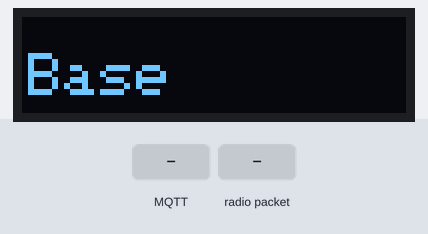
Recording of a sketch running on a simulated ESP32. Shown: 128×32 one-colour display. Inputs (shaded band) come from the test bench. WiFi joins after 1.5 s; servers stay silent unless stated; no radio packets arrive unless stated; no MQTT or app messages arrive unless stated; what the sketch prints to the serial monitor is not drawn.

Above: at 2.8 s.
2.9 s: MQTT message "1" arrives on the first subscribed topic
5.4 s: radio packet "1" arrives
6.9 s: MQTT message "on" arrives on the first subscribed topic
8.7 s: MQTT message "off" arrives on the first subscribed topic
Timing chart, 0 to 11.7 s (numbered marks = the images above; inputs shaded):
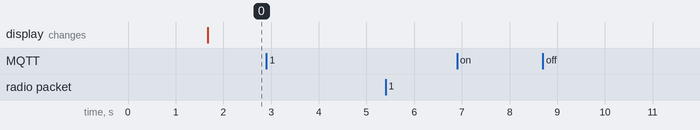

Measured:
- after the input at 2.9 s, every drawn part: stays the same
- after the input at 5.4 s, every drawn part: stays the same
- after the input at 6.9 s, every drawn part: stays the same
- after the input at 8.7 s, every drawn part: stays the same

The sketch:

basenode_lora_mqtt_wlan.ino
```cpp
//Deploy on TTGO LoRa32-OLED to be used for "BaseNode"

//LoRa
#include <SPI.h>
#include <LoRa.h>
//OLED
#include <Wire.h>
#include <Adafruit_GFX.h>
#include <Adafruit_SSD1306.h>
//WLAN
#include <WiFi.h>
#include "secrets.h"
//MQTT
#include <PubSubClient.h>

//LoRa variables
#define LORA_SCK 5         // GPIO5 - SX1276 SCK
#define LORA_MISO 19       // GPIO19 - SX1276 MISO
#define LORA_MOSI 27       // GPIO27 - SX1276 MOSI
#define LORA_CS 18         // GPIO18 - SX1276 CS
#define LORA_RST 14        // GPIO14 - SX1276 RST
#define LORA_IRQ 26        // GPIO26 - SX1276 IRQ (interrupt request)
#define RANGE 868E6        // Frequency
String outgoing;           // outgoing message
byte msgCount = 0;         // count of outgoing messages
byte localAddress = 0xBB;  // address of this device
byte destination = 0xFF;   // destination to send to
String deviceName = "Base";
long lastSendTime = 0;  // last send time
int interval = 2000;    // interval between sends
volatile bool newMessageReceived = false;
String receivedMessage = "";
int sender, recipient, incomingMsgId, incomingLength;
int rssi;
float snr;

//OLED variables
#define I2C_SDA 21
#define I2C_SCL 22
#define OLED_RESET -1
#define SCREEN_WIDTH 128
#define SCREEN_HEIGHT 32
#define SCREEN_ADDRESS 0x3C
Adafruit_SSD1306 display(SCREEN_WIDTH, SCREEN_HEIGHT, &Wire, OLED_RESET);

//WiFi variables
WiFiClient espClient;
PubSubClient client(espClient);
long currentTime, lastTime;
int MQTTcount = 0;
char messages[200];

//MQTT variables
const char* DeviceName = "Base01";
const char* brokerUser = "";
const char* brokerPW = "";
const char* broker = "OGP.local";
const int port = 1883;
const char* outTopic = "gadgetMessage";
const char* inTopic = "inGameMessage";
const char* healthCheck = "healthCheck";

void setup() {
  Serial.begin(115200);
  while (!Serial)
    ;  // warten au Serial monitor
  Serial.println("Starting Setup...");

  // WLAN setup
  setupWiFi();
  client.setServer(broker, port);
  client.setCallback(callback);

  // LORA setup
  Serial.println("Starting Radio...");
  LoRa.setPins(LORA_CS, LORA_RST, LORA_IRQ);  // set CS, reset, IRQ pin
  if (!LoRa.begin(RANGE)) {
    Serial.println("Starting LoRa failed!");
    while (1)
      ;
  }
  // Interrupts and receives
  LoRa.onReceive(onReceive);
  LoRa.receive();
  Serial.println("LoRa init succeeded.");

  // OLED setup
  setupOLED();
  Serial.println("OLED started");

  Serial.println("Setup done!");
}

void loop() {
  //Reconect to MQTT if not allready
  if (!client.connected()) {
    reconnect();
  }
  client.loop();

  //health check
  // if (millis() - lastSendTime > interval) {
  //   String time = String(millis()/1000) ;
  //   String message = "Base alive: " ;
  //   sendMQTTmessage(message);
  //   sendLoRaMessages(message + time);
  //   lastSendTime = millis();      // timestamp the message
  //   interval = random(20000);     // about 5 Min
  // }

  //Process received messages
  if (newMessageReceived) {
    processReceivedMessage();
    newMessageReceived = false;
  }
  LoRa.receive();
  delay(1000);
}

void sendLoRaMessages(String outgoing) {
  LoRa.beginPacket();             // start packet
  LoRa.write(destination);        // add destination address
  LoRa.write(localAddress);       // add sender address
  LoRa.write(msgCount);           // add message ID
  LoRa.write(outgoing.length());  // add payload length
  LoRa.print(outgoing);           // add payload
  LoRa.endPacket();               // finish packet and send it
  msgCount++;

  delay(200);

  LoRa.receive();  // Ensure LoRa is set back to receive mode after sending
}

void onReceive(int packetSize) {
  if (packetSize == 0) return;  // if there's no packet, return

  //read packet header bytes:
  recipient = LoRa.read();       // recipient address
  sender = LoRa.read();          // sender address
  incomingMsgId = LoRa.read();   // incoming msg ID
  incomingLength = LoRa.read();  // incoming msg length

  String incoming = "";  // payload of packet

  while (LoRa.available()) {        // can't use readString() in callback, so
    incoming += (char)LoRa.read();  // add bytes one by one
  }

  if (incomingLength != incoming.length()) {  // check length for error
    Serial.println("error: message length does not match length");
    return;  // skip rest of function
  }

  // if the recipient isn't this device or broadcast,
  if (recipient != localAddress /*&& recipient != 0xFF*/) {
    Serial.print("This message is not for me.");
    Serial.println(" Was for: " + String(recipient, HEX));
    return;  // skip rest of function
  }

  // Store the received message and set the flag
  receivedMessage = incoming;
  rssi = LoRa.packetRssi();
  snr = LoRa.packetSnr();
  newMessageReceived = true;

  // Ensure LoRa is set back to receive mode after processing the message
  LoRa.receive();
}

void processReceivedMessage() {
  // Process the received message
  char recMessage[200];
  Serial.print("Processing received message: ");
  Serial.println(receivedMessage);
  snprintf(recMessage, sizeof(recMessage),
           "0x%X,0x%X,%d,%d,%s,%d,%.2f",
           sender, recipient, incomingMsgId, incomingLength, receivedMessage.c_str(), rssi, snr);
  Serial.println("MQTT send " + String(outTopic) + ": " + String(recMessage));
  client.publish(outTopic, recMessage);
  LoRa.receive();
}

void sendMQTTmessage(String message) {
  MQTTcount++;
  char mqttMessage[200];
  snprintf(mqttMessage, sizeof(mqttMessage),
           "0x%X,0x%X,%d,%d,%s,%d,%d",
           localAddress, recipient, localAddress, 0, message, 0, 0);
  Serial.print("Sending MQTT-Messages: ");
  Serial.println(mqttMessage);
  client.publish(healthCheck, mqttMessage);
  LoRa.receive();
}

void setupWiFi() {
  delay(100);
  Serial.print("SetupWiFI Connection to: ");
  Serial.println(ssid);
  WiFi.begin(ssid, WiFiPassword);

  while (WiFi.status() != WL_CONNECTED) {
    delay(100);
    Serial.print(".");
  }
  Serial.print("\nConnected to: ");
  Serial.println(ssid);
}

void reconnect() {
  while (!client.connected()) {
    Serial.print("\nConnecting to ");
    Serial.println(broker);
    if (client.connect(DeviceName, brokerUser, brokerPW)) {
      Serial.print("\nConnected to: ");
      Serial.println(broker);
      client.subscribe(inTopic);
    } else {
      Serial.print("Please try connecting to MQTT again!");
      delay(5000);
    }
  }
}

void callback(char* topic, byte* payload, unsigned int length) {
  Serial.print("Received messages: ");
  Serial.println(topic);
  String msg = "";
  for (int i = 0; i < length; i++) {
    Serial.print((char)payload[i]);
    msg += (char)payload[i];
  }
  Serial.println();
  sendLoRaMessages(msg);
  Serial.println("Sending " + msg);
  LoRa.receive();
}

void setupOLED() {
  // SSD1306_SWITCHCAPVCC = generate display voltage from 3.3V internally
  if (!display.begin(SSD1306_SWITCHCAPVCC, SCREEN_ADDRESS)) {
    Serial.println(F("SSD1306 allocation failed"));
    for (;;)
      ;  // Don't proceed, loop forever
  }
  drawMain();
}
void drawMain() {
  display.clearDisplay();
  display.setTextSize(1);
  display.setTextColor(SSD1306_WHITE);
  // display.setCursor(2, 0);
  // display.println(F("Connect to:"));
  display.setTextSize(2);
  display.setCursor(2, 12);
  display.println(String(deviceName));
  display.display();
}
void drawScrolltext(String message) {
  display.clearDisplay();
  display.setTextSize(2);  // Draw 2X-scale text
  display.setTextColor(SSD1306_WHITE);
  display.setCursor(0, 5);
  display.println(message);
  display.display();
  display.startscrollleft(0x00, 0x0F);
  delay(2000);
  display.stopscroll();
}
void drawScreen(String message) {
  display.clearDisplay();
  display.setTextSize(2);  // Draw 2X-scale text
  display.setTextColor(SSD1306_WHITE);
  display.setCursor(0, 5);
  display.println(message);
  display.display();
}
```

secrets.h
```cpp
const char* ssid = "yourNetworkName";
const char* WiFiPassword = "yourSuperSecredPassword";
```
